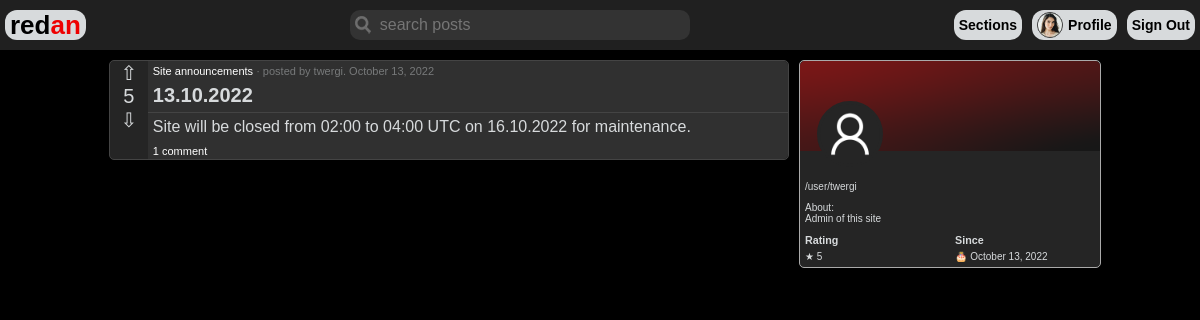
The page /user/twergi (signed in) on the database its author committed.
### users/models.py (models this page shows, shortened)
class Profile(models.Model):
    id = models.UUIDField(default=uuid.uuid4, unique=True, primary_key=True, editable=False)
    user_id = models.OneToOneField(User, on_delete=models.CASCADE)
    about = models.CharField(max_length=200, blank=True)
    country = CountryField(blank=True)
    drf_token = models.CharField(max_length=50, blank=True, null=True)
    rating = models.IntegerField(default=0)
    profile_image = models.ImageField(upload_to='user/profile/', blank=True, default=defaultImage('profile'))
    banner_image = models.ImageField(upload_to='user/banner/', blank=True, default=defaultImage('banner'))
    def __str__(self):
        return str(self.user_id)

### ribbon/models.py (models this page shows, shortened)
class SectionPost(models.Model):
    id = models.UUIDField(default=uuid.uuid4, unique=True, primary_key=True, editable=False)
    section_id = models.ForeignKey(Section, on_delete=models.CASCADE)
    profile_id = models.ForeignKey(Profile, on_delete=models.CASCADE)
    title = models.CharField(max_length=100)
    rating = models.IntegerField(default=0)
    image = models.ImageField(upload_to=sectionpost_path, null=True, blank=True)
    content = models.TextField(max_length=4000, blank=True)
    date_published = models.DateTimeField(auto_now_add=True)
    class Meta():
        ordering = ['-rating', '-date_published']

class Section(models.Model):
    id = models.UUIDField(default=uuid.uuid4, unique=True, primary_key=True, editable=False)
    title = models.CharField(max_length=50, unique=True)
    short_description = models.CharField(max_length=50, blank=True)
    description = models.CharField(max_length=500, blank=True)
    image = models.ImageField(upload_to=section_image_path)
    banner = models.ImageField(upload_to=section_banner_path, blank=True)
    banner_color = models.TextField(max_length=7, null=False, default='#FFFFFF')
    owner = models.ForeignKey(Profile, on_delete=models.CASCADE)
    subscribers = models.ManyToManyField(User, editable=False)
    date_created = models.DateTimeField(auto_now_add=True)

### users/views.py (the view)
# urls.py: path('<str:username>', userView, name='user'),
def userView(request, username):
    user = User.objects.get(username=username)
    profile = user.profile
    posts_all = SectionPost.objects.filter(profile_id=profile.id)
    posts, page_range = paginatePosts(request, posts_all)
    context = {
        'username': username,
        'user': user,
        'profile': profile,
        'posts': posts,
        'page_range': page_range,
    }
    return render(request, 'users/user.html', context)

### ribbon/utils.py (called while the page is built)
def paginatePosts(request, posts_all):
    page_num = request.GET.get('page')
    p_posts = Paginator(posts_all, 10)
    try:
        posts = p_posts.page(page_num)
    except PageNotAnInteger:
        page_num = 1
        posts = p_posts.page(page_num)
    except EmptyPage:
        page_num = p_posts.num_pages
        posts = p_posts.page(page_num)
    leftIndex = int(page_num) - 4
    if leftIndex < 1:
        leftIndex = 1
    rightIndex = int(page_num) + 5
    if rightIndex > p_posts.num_pages:
        rightIndex = p_posts.num_pages + 1
    page_range = range(leftIndex, rightIndex)
    return posts, page_range

### users/templates/users/user.html (shortened to what this page needs)
{% extends 'ribbon/base.html' %}
{% block content %}
<head>
</head>
<main>
    <div class="div_profile_layout">
        <div class="div_profile_posts">
            {% for post in posts %}
            {% include 'ribbon/single-post.html' %}
            {% endfor %}
        </div>
        <div class="div_profile">
            <div class="div_profile_banner">
                <img class="profile_banner_image" src="{{ profile.banner_image.url }}">
            </div>
            <div class="div_profile_image">
                <img class="profile_profile_image" src="{{ profile.profile_image.url }}">
            </div>
            <div class="div_profile_info">
                <p class="username">
                    /user/{{ username }}
                </p>
                {% if profile.about %}
                <p class="username">
                    <span>About:</span>
                    <br>
                    <span>
                        {{ profile.about }}
                    </span>
                </p>
                {% endif %}
                <div style="display: flex; width: 300px; align-content: stretch;">
                    <div class="profile_flex_info">
                        <h6>
                            Rating
                        </h6>
                        <p>
                            &#9733; {{ profile.rating }}
                        </p>
                    </div>
                    <div class="profile_flex_info">
                        <h6>
                            Since
                        </h6>
                        <p>
                            &#127874; {{ user.date_joined|date:"F j, Y" }}
                        </p>
                    </div>
                </div>
            </div>
        </div>
    </div>
</main>
{% endblock content %}

### ribbon/templates/ribbon/navbar.html (shortened to what this page needs)
<header>
    <div class="navbar">
        <a class="navbar_button_logo" href="{% url 'ribbon' %}">
            <span>red</span><span class="logo_link">an</span>
        </a>
        <form id="searchForm" method="GET" action="{% url 'ribbon' %}">
            <input class="search" type="text" placeholder="search posts" name="search_posts" value="{{ search_posts }}" method="POST">
        </form>
        <div style="display: flex; align-items: center;">
            <a class="navbar_button" href="{% url 'sections' %}">
                Sections
            </a>
            {% if request.user.is_authenticated %}
            <a class="navbar_button" href="{% url 'user' request.user.username %}">
                <img class="navbar_profile_image" src="{{ request.user.profile.profile_image.url }}">
                <span class="ml-5">Profile<span>
            </a>
            <a class="navbar_button" href="{% url 'logout' %}">
                Sign Out
            </a>
            {% endif %}
        </div>
    </div>
</header>

### ribbon/templates/ribbon/single-post.html (shortened to what this page needs)
<div class="div_post">
    <div class="div_post_rating">
        <div>
            <span id="post-{{ post.id }}-up" class="post_vote pointer" data-value="up" data-post_id="{{ post.id }}" data-section_id="{{ post.section_id.id }}">&#8679;</span>
        </div>
        <div>
            <span id="post-{{ post.id }}-rating">{{ post.rating }}</span>
        </div>
        <div>
            <span id="post-{{ post.id }}-down" class="post_vote pointer" data-value="down" data-post_id="{{ post.id }}" data-section_id="{{ post.section_id.id }}">&#8681;</span>
        </div>
    </div>
    <div class="post_content">
        <div>
            <a class="post_main_link" href="{% url 'section' post.section_id.title %}">{{ post.section_id.title }}</a><span class="post_info"> · posted by <a class="post_secondary_link" href="{% url 'user' post.profile_id.user_id %}">{{ post.profile_id }}</a>. {{ post.date_published|date:"F j, Y" }}</span>
        </div>
        <div class="div_title">
            <a class="post_title" href="{% url 'post' post.section_id.title post.id %}">{{ post.title }}</a>
        </div>
        <div class="bottom_border"></div>
        <div class="post_text">
            {{ post.content|linebreaksbr }}
        </div>
        <div>
            <a class="post_main_link" href="{% url 'post' post.section_id.title post.id %}#comments">{{ post.comment_set.all.count }} сomment{{ post.comment_set.all.count|pluralize:'s'}}</a>
        </div>
    </div>
</div>

### ribbon/static/ribbon/main.css (style rules this page uses)
body { background-color: #000; margin: 0; font-family: "Trebuchet MS", "Verdana", "Tahoma", sans-serif; }
header { position: sticky; top: 0; z-index: 1; }
.navbar { display: flex; height: 50px; align-items: center; justify-content: space-between; min-width: 650px; background-color: #202020; }
.logo_link { color: #e00; }
.navbar_button_logo { display: inline-flex; height: 30px; padding: 0 5px; margin: 2px 5px; align-items: center; border-radius: 12px; background-color: #D7DADC; font-weight: bold; text-decoration: none; font-size: 26px; color: #000; }
.search { border: none; border-radius: 10px; height: 30px; background-color: #333; background-image: url("images/searchicon.png"); background-position: 5px 6px; background-repeat: no-repeat; color: #fff; font-family: inherit; font-size: 16px; min-width: 300px; padding: 0px 10px 0px 30px; }
.navbar_profile_image { display: inline-flex; height: 24px; width: 24px; object-fit: cover; border-radius: 15px; border: solid 1px #444; background-color: #202020; }
.navbar_button { display: inline-flex; height: 30px; align-items: center; border-radius: 12px; background-color: #D7DADC; margin: 2px 5px; padding: 0 5px; text-decoration: none; font-size: 14px; font-weight: bold; color: #000; }
.div_post { display: flex; margin: 10px; color: #D7DADC; background-color: #252525; border: solid 1px #444; border-radius: 5px; }
.div_post_rating { display: flex; flex-direction: column; width: 40px; }
.div_post_rating div { text-align: center; }
.div_post_rating span { text-decoration: none; color: inherit; font-size: 20px; }
.post_content { display: flex; flex-direction: column; border-radius: 0 5px 5px 0; background-color: #303030; width: 100%; }
.post_main_link { margin: 5px 0px 0px 5px; text-decoration: none; font-size: 11px; color: #fff; }
.post_secondary_link { text-decoration: none; color: #77797a; }
.post_info { font-size: 11px; color: #77797a; }
.div_title { margin: 5px; }
.bottom_border { border-bottom: solid 1px #444; }
.post_title { font-size: 20px; text-decoration: none; font-weight: bold; color: #D7DADC; }
.post_text { margin: 5px; }
.div_profile_layout { display: flex; justify-content: center; }
.div_profile_posts { width: 700px; margin-right: 0; margin-left: auto; }
.div_profile { margin: 10px auto auto 0; width: 300px; color: #D7DADC; background-color: #252525; border: solid 1px #aaa; border-radius: 5px; display: grid; grid-template-columns: 100px auto; grid-template-rows: 90px, auto; }
.div_profile_image { grid-column: 1 / span 1; grid-row: 1 / span 1; margin-left: auto; margin-right: auto; margin-top: 40px; text-align: center; }
.profile_profile_image { height: 60px; width: 60px; object-fit: cover; border-radius: 50%; background-color: #252525; border: solid #252525 3px; }
.div_profile_banner { grid-column: 1 / span 2; grid-row: 1 / span 1; height: 90px; width: 300px; }
.profile_banner_image { border-radius: 5px 5px 0 0; height: 100%; width: 100%; object-fit: cover; }
.div_profile_info { grid-column: 1 / span 2; grid-row: 2 / span 1; }
.username { font-size: 10px; margin-left: 5px; }
.profile_flex_info { flex: 1; padding-left: 5px; }
.profile_flex_info h6 { margin: 0; }
.profile_flex_info p { margin-top: 5px; margin-bottom: 5px; font-size: 10px; }
.ml-5 { margin-left: 5px; }
.pointer { cursor: pointer; }

### rows shown on the page
SectionPost: rating "5", section_id "Site announcements", profile_id "twergi", date_published "October 13, 2022", title "13.10.2022", content "Site will be closed from 02:00 to 04:00 UTC on 16.10.2022 for maintenance.", comment_set.all.count "1"
Profile: banner_image (placeholder picture), profile_image (placeholder picture), about "Admin of this site", rating "5"

### other values the page prints
{{ username }} "twergi"
{{ user.date_joined|date:"F j, Y" }} "October 13, 2022"
